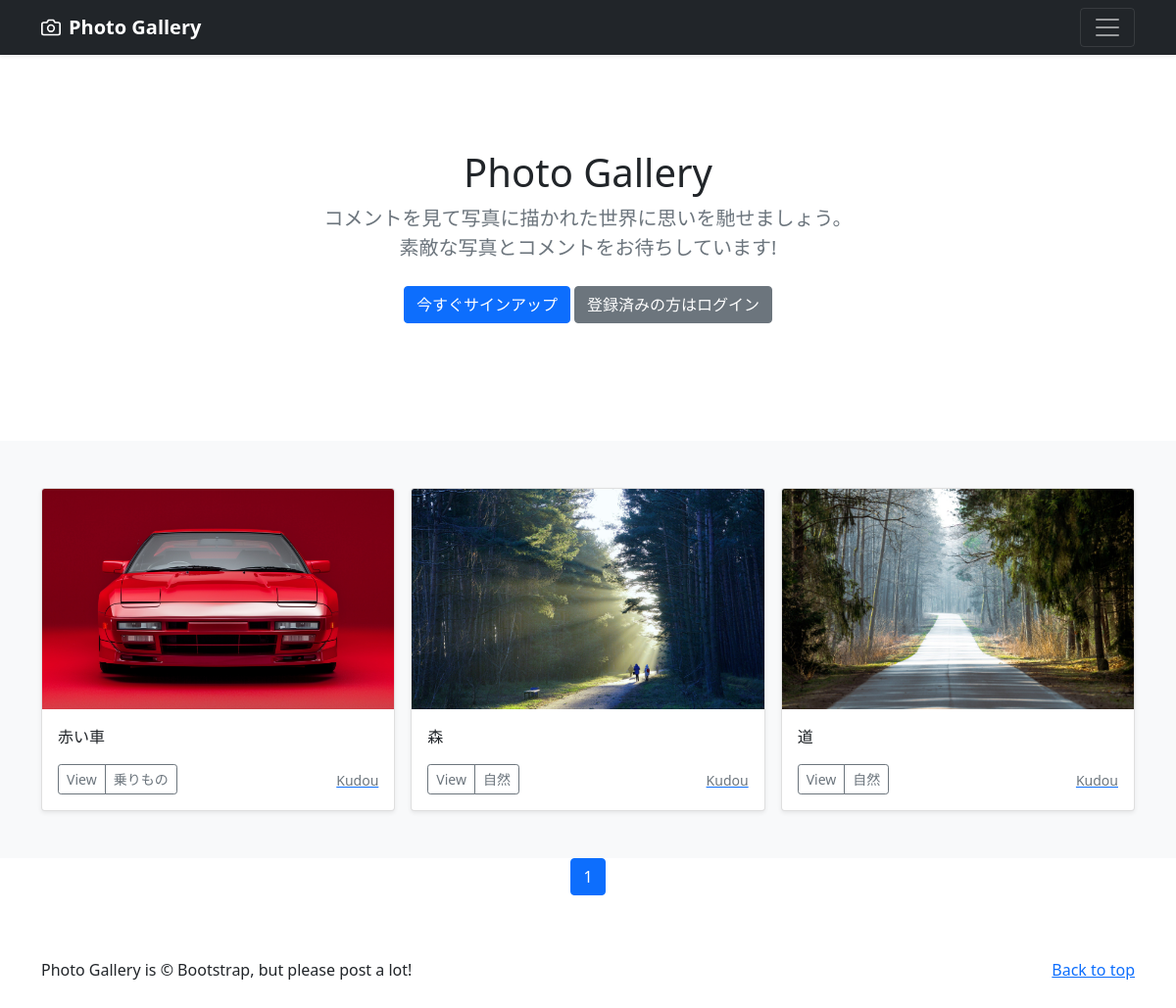
Page /user-list/2 on the committed database.
### photo/models.py (models this page shows, shortened)
class PhotoPost(models.Model):
    user = models.ForeignKey(
        CustomUser,
        verbose_name='ユーザー',
        on_delete=models.CASCADE
    )
    category = models.ForeignKey(
        Category, verbose_name='カテゴリ',
        on_delete=models.PROTECT
    )
    title = models.CharField(
        verbose_name='タイトル',
        max_length=200
    )
    comment = models.TextField(
        verbose_name='コメント'
    )
    image1 = models.ImageField(
        verbose_name='イメージ１',
        upload_to = 'photos'
    )
    image2 = models.ImageField(
        verbose_name='イメージ２',
        upload_to='photos',
        blank=True,
        null=True
    )
    posted_at = models.DateTimeField(
        verbose_name='投稿日時',
        auto_now_add=True
    )

class Category(models.Model):
    title = models.CharField(
        verbose_name = 'カテゴリ',
        max_length=20)

### accounts/models.py (models this page shows)
class CustomUser(AbstractUser):
    pass

### photo/views.py (the view)
# urls.py: path('user-list/<int:user>', views.UserView.as_view(), name='user_list'),
class UserView(ListView):
    template_name = "index.html"
    paginate_by = 9
    def get_queryset(self):
        user_id = self.kwargs['user']
        user_list = PhotoPost.objects.filter(user=user_id).order_by('-posted_at')
        return user_list

### photo/templates/index.html (shortened to what this page needs)
{% extends "base.html" %}
{% block contents %}
{% include "photos_title.html" %}
{% include "photos_list.html" %}
{% include "pagination.html" %}
{% endblock %}

### photo/templates/photos_list.html (shortened to what this page needs)
<div class="album py-5 bg-light">
  <div class="container">
    <div class="row row-cols-1 row-cols-sm-2 row-cols-md-3 g-3">
      {% for record in object_list %}
      <div class="col">
        <div class="card shadow-sm">
          <img src="{{record.image1.url}}"
               class="bd-placeholder-img card-img-top"
               width="100%" height="225"
               xmlns="http://www.w3.org/2000/svg"
               role="img" aria-label="Placeholder: Thumbnail"
               preserveAspectRatio="xMidYMid slice"
               focusable="false">
               <rect width="100%" height="100%" fill="#55595c"/>
          <div class="card-body">
            <p class="card-text">{{ record.title }}</p>
            <div class="d-flex justify-content-between align-items-center">
              <div class="btn-group">
                <button type="button"
                        class="btn btn-sm btn-outline-secondary"
                        onclick="location.href='{% url 'photo:photo_detail' record.pk %}'">
                        View</button>
                <button type="button"
                        class="btn btn-sm btn-outline-secondary"
                        onclick="location.href='{% url 'photo:photos_cat' category=record.category.id %}'">
                        {{ record.category.title }}</button>
              </div>
              <a href="{% url 'photo:user_list' user=record.user.id %}">
                <small class="text-muted">{{ record.user.username }}</small>
              </a>
            </div>
          </div>
        </div>
      </div>
      {% endfor %}
    </div>
  </div>
</div>

### photo/templates/base.html (style rules this page uses)
.bd-placeholder-img { font-size: 1.125rem; text-anchor: middle; -webkit-user-select: none; -moz-user-select: none; user-select: none; }

### rows in the picture
PhotoPost: image1 (picture), title "赤い車", category "乗りもの", user.username "Kudou"
PhotoPost: image1 (picture), title "森", category "自然", user.username "Kudou"
PhotoPost: image1 (picture), title "道", category "自然", user.username "Kudou"

### other values in the picture
{{ num }} "1"
